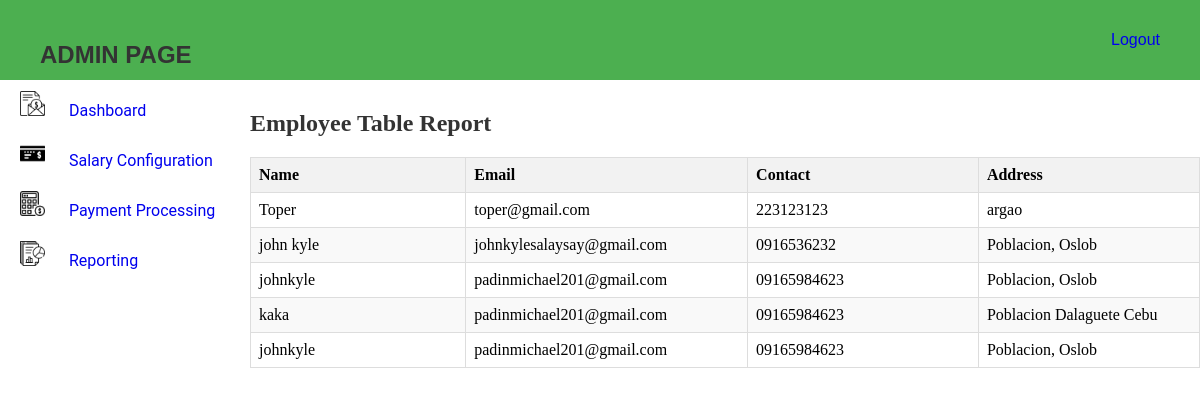
Screenshot of /reporting with the database file from the repository.
### myapp/models.py (models this page shows, shortened)
class Employee(AbstractUser):
    name = models.CharField(max_length=255)
    email = models.EmailField()
    contact = models.CharField(max_length=15)
    address = models.TextField()
    username = models.CharField(max_length=255, unique=True)
    password = models.CharField(max_length=128)
    groups = models.ManyToManyField('auth.Group', related_name='employee_groups', blank=True)
    user_permissions = models.ManyToManyField('auth.Permission', related_name='employee_permissions', blank=True)

### myapp/views.py (the view)
# urls.py: path("reporting", views.reporting, name="reporting"),
def reporting(request):
    employees = Employee.objects.all()
    return render(request, "admin-view/reporting/reporting.html", {
         'employees' : employees
    })

### myapp/templates/admin-view/reporting/reporting.html (shortened to what this page needs)
{% load static %}
<!DOCTYPE html>
<html lang="en">
<head>
    <link rel="stylesheet" href="{% static 'css/navbar.css' %}">
    <link rel="stylesheet" href="{% static 'css/admin.css' %}">
    <link rel="stylesheet" href="{% static 'css/reporting.css' %}">
</head>
<body>
    <div class="admin-header">
        <h2>ADMIN PAGE</h2>
        <a href="{% url 'user_login' %}">Logout</a>
    </div>
    <div class="page-content">
        <aside class="aside-content">
            <ul class="aside-nav">
                <li class="aside-nav-items">
                    <a href="{% url 'admin_view' %}">
                        <img class="sidenav-logo" src="{% static 'images/salary.png' %}" alt="logo">
                        Dashboard
                    </a>
                </li>
                <li class="aside-nav-items">
                    <a href="{% url 'salary_config' %}">
                        <img class="sidenav-logo" src="{% static 'images/bank-check.png' %}" alt="logo">
                        Salary Configuration
                    </a>
                </li>
                <li class="aside-nav-items">
                    <a href="{% url 'payment_proc' %}">
                        <img class="sidenav-logo" src="{% static 'images/calculator.png' %}" alt="logo">
                        Payment Processing
                    </a>
                </li>
                <li class="aside-nav-items">
                    <a href="{% url 'reporting' %}">
                        <img class="sidenav-logo" src="{% static 'images/report.png' %}" alt="logo">
                        Reporting
                    </a>
                </li>
            </ul>
        </aside>
        <section class="dashboard-content">
            <h2>Employee Table Report</h2>
            <table>
                <thead>
                    <tr>
                        <th>Name</th>
                        <th>Email</th>
                        <th>Contact</th>
                        <th>Address</th>
                    </tr>
                </thead>
                <tbody>
                    {% for employee in employees %}
                        <tr>
                            <td>{{ employee.name }}</td>
                            <td>{{ employee.email }}</td>
                            <td>{{ employee.contact }}</td>
                            <td>{{ employee.address }}</td>
                        </tr>
                    {% endfor %}
                </tbody>
            </table>
        </section>
    </div>
</body>
</html>

### myapp/static/css/navbar.css (style rules this page uses)
* { box-sizing: border-box; padding: 0; margin: 0; }
.page-content { height: calc(100vh - 160px); width: 100vw; display: flex; flex-direction: row; }
.aside-content { height: calc(100vh - 80px); width: 250px; }
.aside-nav { display: flex; flex-direction: column; }
.aside-nav-items { list-style-type: none; width: 250px; height: 50px; display: flex; justify-content: flex-start; align-items: center; font-family: 'Roboto', sans-serif; color: black; align-self: flex-start; margin-left: 20px; }
.sidenav-logo { height: 25px; width: 25px; margin-right: 20px; }
a { text-decoration: none; }

### myapp/static/css/admin.css (style rules this page uses)
* { box-sizing: border-box; padding: 0; margin: 0; }
.admin-header { height: 80px; width: 100vw; background-color: #4CAF50; display: flex; justify-content: space-between; align-items: center; padding: 0 40px 0 40px; font-family: 'Popppins', sans-serif; color: white; }

### myapp/static/css/reporting.css (style rules this page uses)
h2 { color: #333; align-self: center; margin-top: 30px; }
table { width: 100%; border-collapse: collapse; margin-top: 20px; }
th, td { border: 1px solid #ddd; padding: 8px; text-align: left; width: 350px; }
th { background-color: #f2f2f2; }
tr:nth-child(even) { background-color: #f9f9f9; }

### rows the page displays
Employee: name "Toper", email "toper@gmail.com", contact "223123123", address "argao"
Employee: name "john kyle", email "johnkylesalaysay@gmail.com", contact "0916536232", address "Poblacion, Oslob"
Employee: name "johnkyle", email "padinmichael201@gmail.com", contact "09165984623", address "Poblacion, Oslob"
Employee: name "kaka", email "padinmichael201@gmail.com", contact "09165984623", address "Poblacion Dalaguete Cebu"
Employee: name "johnkyle", email "padinmichael201@gmail.com", contact "09165984623", address "Poblacion, Oslob"
